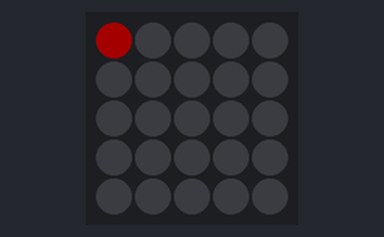
A sketch run on a simulated ESP32. Shown: 5×5 RGB LED matrix (first LED top left, wired row by row). Dim RGB values are drawn brighter than linear.

Above: at 0.07 s.
At 0.68 s:
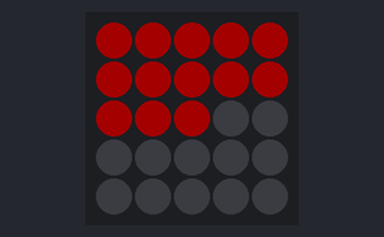
At 1.29 s:
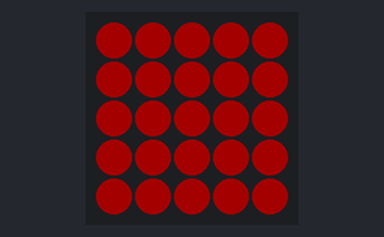
At 2.05 s:
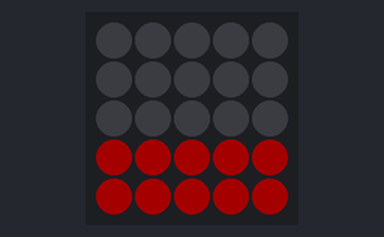
At 2.92 s:
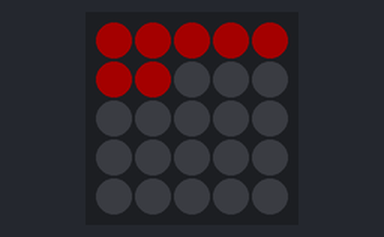

The sketch:

02_blink_drawpix.ino
```cpp
#include "M5Atom.h"

void setup() {
  M5.begin(true, false, true);
}

void loop() {
  for (uint32_t i = 0; i < 25;i++){
    M5.dis.drawpix(i, 0xf00000);
    delay(50);
  }

  for (uint32_t i = 0; i < 25; i++)
  {
    M5.dis.drawpix(i, 0x000000);
    delay(50);
  }
}
```

Measured:
- by itself, everything shown: repeats every 2.5 s, in 17 steps
